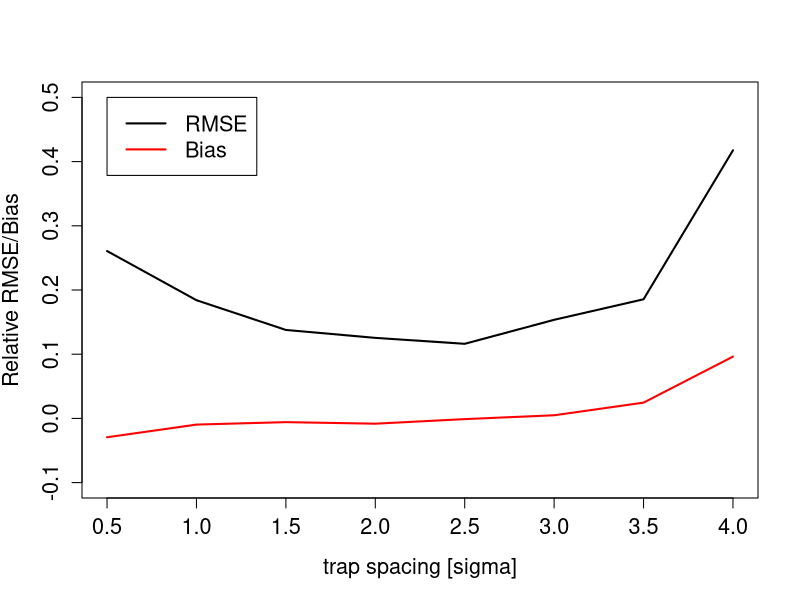

Generate this figure with R:
###make bias/precision graph for design chapter
plottab<-read.csv('Out_Sims.csv')
plot(plottab[,1:2], type='l', ylim=c(-0.1, 0.5),ylab='Relative RMSE/Bias', xlab='trap spacing [sigma]', lwd=2, cex.axis=1.3, cex.lab=1.3)
points(plottab[,c(1,3)], type='l', col="red", lwd=2)
legend(x=0.5, y=0.5, legend=c("RMSE", "Bias"), col=c("black", "red"), lwd=2, cex=1.3)